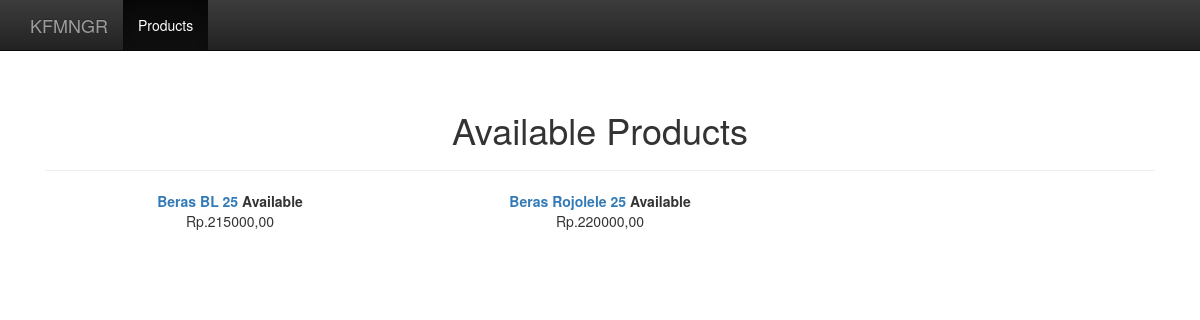
/product/, run on an earlier commit of the app's database.
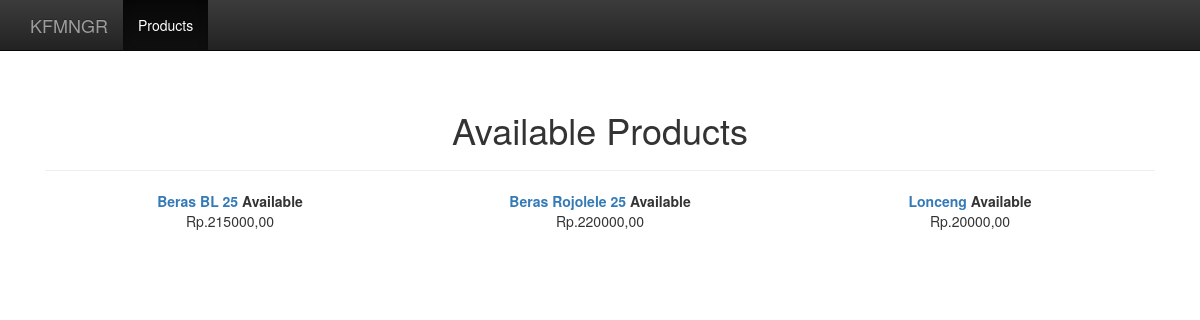
And on a later commit of the database.
### products/models.py (models this page shows, shortened)
class Product(models.Model):
    name = models.CharField(max_length=100)
    price = models.IntegerField(default=0)
    detail = models.CharField(max_length=100)
    weight = models.IntegerField(default=0)
    stock = models.IntegerField(default=0)
    created_at = models.DateTimeField(auto_now_add = True, auto_now = False)
    updated_at = models.DateTimeField(auto_now_add = False, auto_now = True)
    @staticmethod
    def get_all_products():
        return Product.objects.all()

### products/views.py (the view)
# urls.py: url(r'^product/$', products),
def products(request):
    products = Product.get_all_products()
    return render(request, 'products.html', {'products':products})

### products/templates/products.html (shortened to what this page needs)
{% extends 'base.html' %}
{% block content %}
<h1>Available Products</h1>
<hr>
{% for product in products %}
<div class="col-md-4">
  <a href="/products/{{product.id}}"><b>{{ product.name }}</b></a>
  {% if product.stock < 1 %}
  <b style="color: red;">Sold Out</b>
  {% else %}
  <b>Available</b>
  {% endif %}
  <p>Rp.{{ product.price }},00</p>
</div>
{% endfor %}
{% endblock %}

### kfmngr/templates/base.html (shortened to what this page needs)
<!DOCTYPE html>
{% load staticfiles %}
<html lang="en">
  <head>
    <link rel="stylesheet" href="https://maxcdn.bootstrapcdn.com/bootstrap/3.3.7/css/bootstrap.min.css">
    <link rel="stylesheet" href="https://maxcdn.bootstrapcdn.com/bootstrap/3.3.7/css/bootstrap-theme.min.css">
    <link rel="stylesheet" href="{% static 'css/kfmngr-style.css' %}">
  </head>
  <body>
    <nav class="navbar navbar-inverse navbar-fixed-top">
      <div class="container">
        <div class="navbar-header">
          <a class="navbar-brand" href="#">KFMNGR</a>
        </div>
        <div id="navbar" class="collapse navbar-collapse">
          <ul class="nav navbar-nav">
            <li class="active"><a href="#">Products</a></li>
          </ul>
        </div>
      </div>
    </nav>
    <div class="container">
      <div class="centered-content">
        {% block content %}{% endblock %}
      </div>
    </div>
  </body>
</html>

### kfmngr/static/css/kfmngr-style.css (style rules this page uses)
body { padding-top: 50px; }
.centered-content { padding: 40px 15px; text-align: center; }

What changed in the data, as far as the page shows it:
added Product: name "Lonceng", stock "Available", price "20000"
